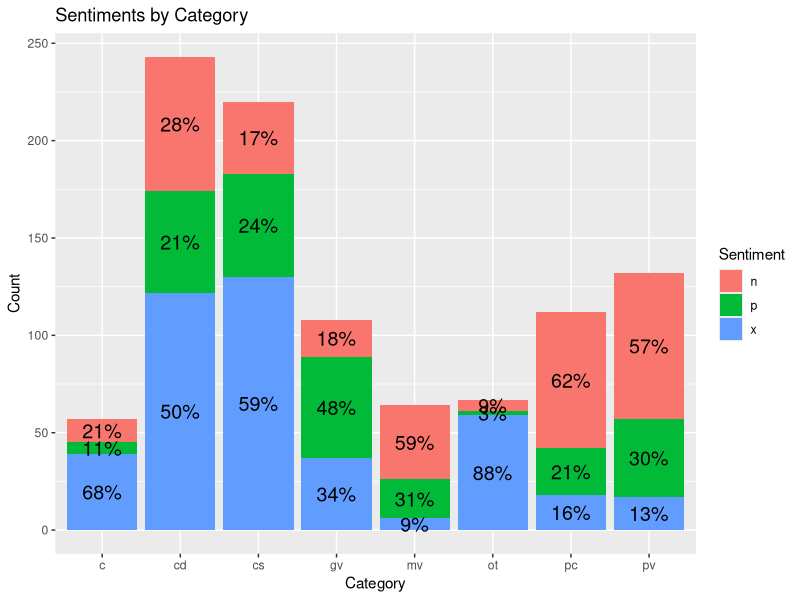

This figure's R source:
library(ggplot2)
library(tidyverse)
library(here)

annotated_1000_combined=read_csv(here("annotated_1000_combined.csv"))
sentiment_by_coding=annotated_1000_combined%>%
  group_by(coding,sentiment)%>%
  summarise(n=n(),.groups="keep")%>%
  ungroup(sentiment)%>%
  mutate(percent=n/sum(n))

sentiment_by_coding$percent=sentiment_by_coding$percent%>%round(digits=2)

ggplot(sentiment_by_coding, aes(x=coding, y=n, fill=sentiment)) +
  geom_bar(stat="identity", position="stack") +
  ylab("Count") +
  xlab("Category") +
  ggtitle("Sentiments by Category") +
  labs(fill='Sentiment') +
  geom_text(aes(label = paste0(percent*100,"%")), 
           position = position_stack(vjust = 0.5), size = 5)